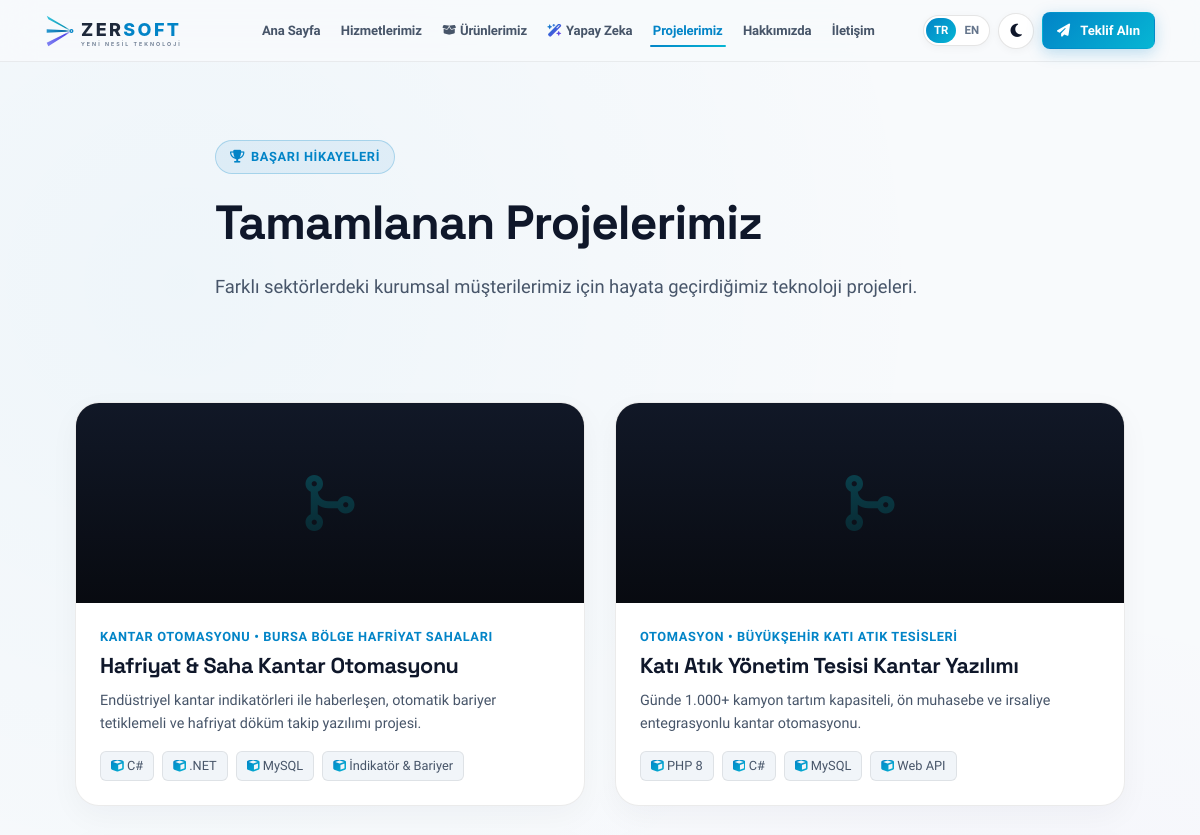
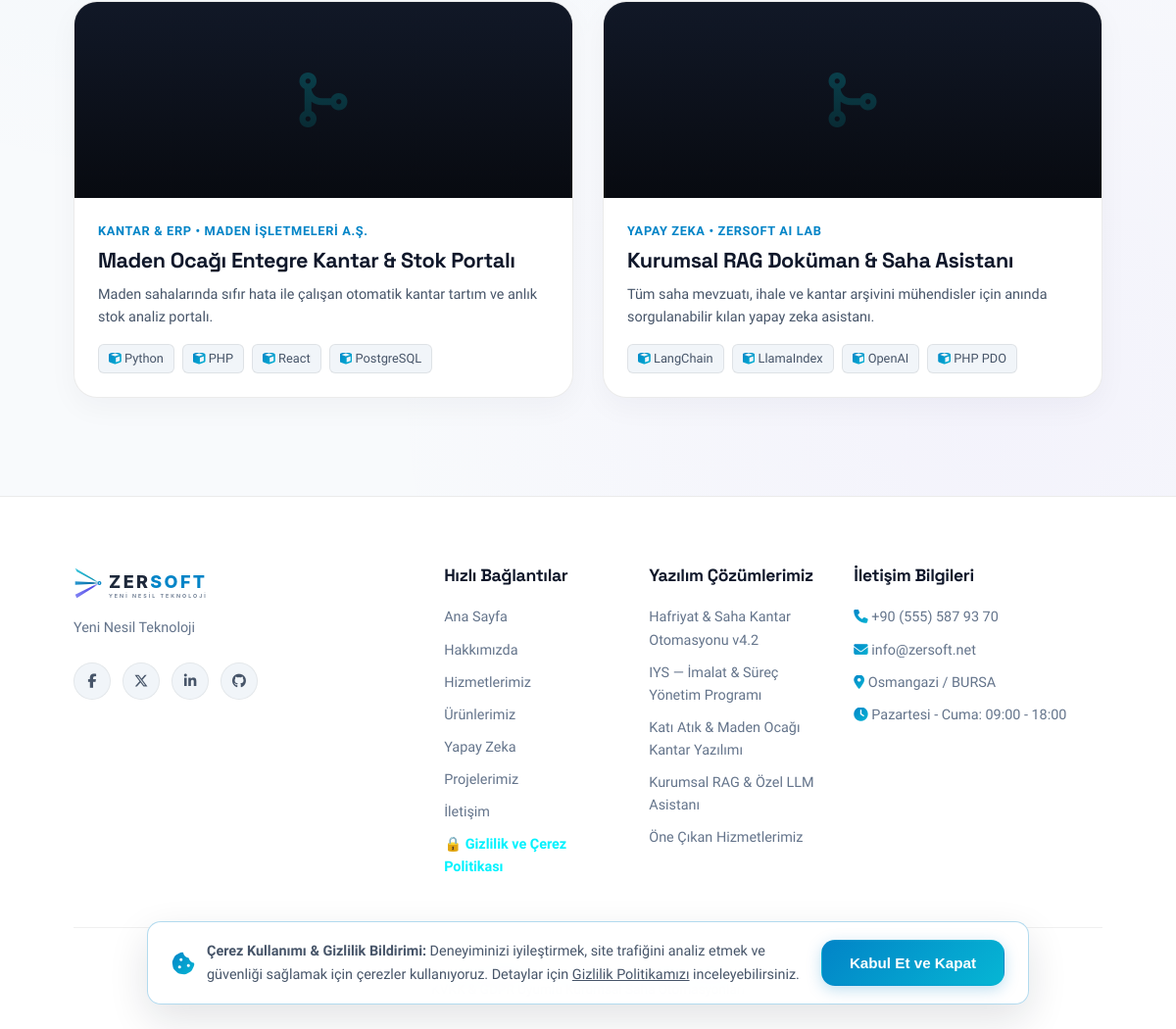
Screenshot of /portfolio.php with the database file from the repository (2 pictures, top to bottom).
### tables this page shows
CREATE TABLE IF NOT EXISTS `projects` (
  `id` INT AUTO_INCREMENT PRIMARY KEY,
  `title` VARCHAR(150) NOT NULL,
  `client` VARCHAR(100) NOT NULL,
  `category` VARCHAR(50) NOT NULL DEFAULT 'Kantar & AI',
  `tech_stack` VARCHAR(255) NOT NULL,
  `description` TEXT NOT NULL,
  `image_url` VARCHAR(255) DEFAULT '',
  `live_url` VARCHAR(255) DEFAULT '#',
  `sort_order` INT DEFAULT 0,
  `created_at` DATETIME DEFAULT CURRENT_TIMESTAMP
);

CREATE TABLE IF NOT EXISTS `site_settings` (
  `id` INT PRIMARY KEY DEFAULT 1,
  `site_name` VARCHAR(100) NOT NULL DEFAULT 'ZERSOFT Bilişim & Danışmanlık',
  `site_tagline` VARCHAR(255) DEFAULT 'Dijital Dönüşümde Çözüm Ortağınız & Yapay Zeka Çözümleri',
  `meta_description` TEXT,
  `phone` VARCHAR(30) DEFAULT '+90 (555) 587 93 70',
  `email` VARCHAR(100) DEFAULT 'info@zersoft.net',
  `address` TEXT,
  `working_hours` VARCHAR(100) DEFAULT 'Pazartesi - Cuma: 09:00 - 18:00',
  `facebook` VARCHAR(255) DEFAULT 'https://facebook.com/zersoftnet',
  `twitter` VARCHAR(255) DEFAULT 'https://twitter.com/zersoftnet',
  `linkedin` VARCHAR(255) DEFAULT 'https://linkedin.com/company/zersoft',
  `github` VARCHAR(255) DEFAULT 'https://github.com/zersoft',
  `instagram` VARCHAR(255) DEFAULT 'https://instagram.com/zersoftnet',
  `updated_at` DATETIME DEFAULT CURRENT_TIMESTAMP
);

### includes/lang.php (called while the page is built, shortened)
<?php
if (isset($_GET['lang']) && in_array($_GET['lang'], ['tr', 'en'])) {
    $currentLang = $_GET['lang'];
    $_SESSION['lang'] = $currentLang;
    setcookie('zersoft_lang', $currentLang, time() + (86400 * 30), '/');
} else {
    $currentLang = $_SESSION['lang'] ?? $_COOKIE['zersoft_lang'] ?? 'tr';
}
function __($key, $default = '') {
    global $currentLang, $translations;
    if (isset($translations[$currentLang][$key])) {
        return $translations[$currentLang][$key];
    }
    return !empty($default) ? $default : $key;
}

### includes/functions.php (called while the page is built, shortened)
<?php
require_once __DIR__ . '/../config/database.php';
function sanitize($data) {
    return htmlspecialchars(trim((string)$data), ENT_QUOTES, 'UTF-8');
}
function getSiteSettings() {
    global $db;
    $defaults = [
        'site_name'        => 'ZERSOFT Bilişim & Danışmanlık',
        'site_tagline'     => 'Dijital Dönüşümde Çözüm Ortağınız & Yapay Zeka Çözümleri',
        'meta_description' => 'Hafriyat Saha Kantar Otomasyonu, Katı Atık Kantar Otomasyonu, Maden Ocağı Kantar Programı, Yapay Zeka Destekli Özel Yazılım Geliştirme, Ön Muhasebe Uygulamaları ve Dijital Dönüşüm Hizmetleri.',
        'phone'            => '+90 (555) 587 93 70',
        'email'            => 'info@zersoft.net',
        'address'          => 'Osmangazi / BURSA',
        'working_hours'    => 'Pazartesi - Cuma: 09:00 - 18:00',
        'facebook'         => 'https://facebook.com/zersoftnet',
        'twitter'          => 'https://twitter.com/zersoftnet',
        'linkedin'         => 'https://linkedin.com/company/zersoft',
        'github'           => 'https://github.com/zersoft',
        'instagram'        => 'https://instagram.com/zersoftnet'
    ];
    try {
        $stmt = $db->query("SELECT * FROM site_settings WHERE id = 1 LIMIT 1");
        $settings = $stmt->fetch();
        if ($settings && is_array($settings)) {
            return array_merge($defaults, $settings);
        }
        return $defaults;
    } catch (Exception $e) {
        return $defaults;
    }
}
function getProjects($limit = null) {
    global $db;
    try {
        $sql = "SELECT * FROM projects ORDER BY sort_order ASC, id DESC";
        $stmt = $db->query($sql);
        return $stmt->fetchAll();
    } catch (Exception $e) {
        return [];
    }
}

### portfolio.php (the view, shortened to what this page needs)
<?php
require_once __DIR__ . '/includes/header.php';
$projects = getProjects();
?>
<section class="hero-section" style="min-height: 40vh; padding: 140px 0 60px 0;">
  <div class="container text-center" style="max-width: 800px; margin: 0 auto;">
    <span class="badge"><i class="fa-solid fa-trophy"></i> <?php echo __('portfolio_hero_badge'); ?></span>
    <h1 style="font-size: 3rem; margin: 20px 0;"><?php echo __('portfolio_hero_title'); ?></h1>
    <p style="color: var(--text-muted); font-size: 1.15rem;"><?php echo __('portfolio_hero_desc'); ?></p>
  </div>
</section>
<section style="padding: 40px 0 100px 0;">
  <div class="container">
    <div class="features-grid" style="grid-template-columns: repeat(auto-fit, minmax(350px, 1fr)); gap: 30px;">
      <?php foreach ($projects as $project): ?>
        <div class="project-card">
          <div class="project-img" style="background-color: #111827; display: flex; align-items: center; justify-content: center; height: 200px;">
            <i class="fa-solid fa-code-merge" style="font-size: 3.5rem; color: rgba(0, 242, 254, 0.3);"></i>
            <div class="project-overlay"></div>
          </div>
          <div class="project-info">
            <div class="project-cat"><?php echo sanitize($project['category']); ?> &bull; <?php echo sanitize($project['client']); ?></div>
            <h2 class="project-title" style="font-size: 1.35rem;"><?php echo sanitize($project['title']); ?></h2>
            <p class="project-desc"><?php echo sanitize($project['description']); ?></p>
            <div class="feature-tags">
              <?php foreach (explode(',', $project['tech_stack']) as $tech): ?>
                <span class="tag"><i class="fa-solid fa-cube text-gradient"></i> <?php echo sanitize(trim($tech)); ?></span>
              <?php endforeach; ?>
            </div>
          </div>
        </div>
      <?php endforeach; ?>
    </div>
  </div>
</section>
<?php require_once __DIR__ . '/includes/footer.php'; ?>

### includes/footer.php (shortened to what this page needs)
<?php
$settings = getSiteSettings();
?>
  <footer class="footer">
    <div class="container">
      <div class="footer-grid">
        <div class="footer-brand">
          <a href="index.php" class="brand-logo" aria-label="Zersoft Ana Sayfa">
            <img src="assets/images/logo-light.svg" alt="Zersoft Teknoloji" width="150" height="36" style="height:36px; width:auto;" class="logo-img logo-light animated-logo">
          </a>
          <p><?php echo __('site_tagline'); ?></p>
          <div class="social-links">
            <?php if (!empty($settings['facebook'])): ?>
              <a href="<?php echo sanitize($settings['facebook']); ?>" target="_blank" class="social-icon" aria-label="Facebook"><i class="fa-brands fa-facebook-f"></i></a>
            <?php endif; ?>
            <?php if (!empty($settings['twitter'])): ?>
              <a href="<?php echo sanitize($settings['twitter']); ?>" target="_blank" class="social-icon" aria-label="Twitter"><i class="fa-brands fa-x-twitter"></i></a>
            <?php endif; ?>
            <?php if (!empty($settings['linkedin'])): ?>
              <a href="<?php echo sanitize($settings['linkedin']); ?>" target="_blank" class="social-icon" aria-label="LinkedIn"><i class="fa-brands fa-linkedin-in"></i></a>
            <?php endif; ?>
            <?php if (!empty($settings['github'])): ?>
              <a href="<?php echo sanitize($settings['github']); ?>" target="_blank" class="social-icon" aria-label="GitHub"><i class="fa-brands fa-github"></i></a>
            <?php endif; ?>
          </div>
        </div>
        <div>
          <h4 class="footer-heading"><?php echo __('footer_quick_links'); ?></h4>
          <ul class="footer-links">
            <li><a href="index.php"><?php echo __('nav_home'); ?></a></li>
            <li><a href="about.php"><?php echo __('nav_about'); ?></a></li>
            <li><a href="services.php"><?php echo __('nav_services'); ?></a></li>
            <li><a href="products.php"><?php echo __('nav_products'); ?></a></li>
            <li><a href="ai-solutions.php"><?php echo __('nav_ai'); ?></a></li>
            <li><a href="portfolio.php"><?php echo __('nav_portfolio'); ?></a></li>
            <li><a href="contact.php"><?php echo __('nav_contact'); ?></a></li>
            <li><a href="privacy-policy.php" style="color: #00f2fe; font-weight: 700;">🔒 <?php echo __('cookie_policy'); ?></a></li>
          </ul>
        </div>
        <div>
          <h4 class="footer-heading"><?php echo __('footer_solutions'); ?></h4>
          <ul class="footer-links">
            <li><a href="products.php"><?php echo __('prod_kantar_title'); ?></a></li>
            <li><a href="iys.php"><?php echo __('prod_iys_title'); ?></a></li>
            <li><a href="products.php"><?php echo __('prod_kati_title'); ?></a></li>
            <li><a href="ai-solutions.php"><?php echo __('slide3_title'); ?></a></li>
            <li><a href="services.php"><?php echo __('section_services_title'); ?></a></li>
          </ul>
        </div>
        <div>
          <h4 class="footer-heading"><?php echo __('footer_contact'); ?></h4>
          <ul class="footer-links">
            <li><i class="fa-solid fa-phone text-gradient"></i> <?php echo sanitize($settings['phone']); ?></li>
            <li><i class="fa-solid fa-envelope text-gradient"></i> <?php echo sanitize($settings['email']); ?></li>
            <li><i class="fa-solid fa-location-dot text-gradient"></i> <?php echo sanitize($settings['address']); ?></li>
            <li><i class="fa-solid fa-clock text-gradient"></i> <?php echo sanitize($settings['working_hours']); ?></li>
          </ul>
        </div>
      </div>
      <div class="footer-bottom">
        <p>&copy; <?php echo date('Y'); ?> ZERSOFT Technology. <?php echo __('footer_rights'); ?></p>
        <p style="font-size:0.85rem; color:var(--text-dim);"><?php echo __('footer_compliance'); ?></p>
      </div>
    </div>
  </footer>
</body>
</html>

### rows the page displays
projects: category "KANTAR OTOMASYONU", client "BURSA BÖLGE HAFRIYAT SAHALARI", title "Hafriyat & Saha Kantar Otomasyonu", description "Endüstriyel kantar indikatörleri ile haberleşen, otomatik bariyer tetiklemeli ve hafriyat döküm takip yazılımı projesi.", tech_stack "C#", tech_stack ".NET", tech_stack "MySQL", tech_stack "İndikatör & Bariyer"
projects: category "OTOMASYON", client "BÜYÜKŞEHIR KATI ATIK TESISLERI", title "Katı Atık Yönetim Tesisi Kantar Yazılımı", description "Günde 1.000+ kamyon tartım kapasiteli, ön muhasebe ve irsaliye entegrasyonlu kantar otomasyonu.", tech_stack "PHP 8", tech_stack "C#", tech_stack "MySQL", tech_stack "Web API"
projects: category "KANTAR & ERP", client "MADEN İŞLETMELERI A.Ş.", title "Maden Ocağı Entegre Kantar & Stok Portalı", description "Maden sahalarında sıfır hata ile çalışan otomatik kantar tartım ve anlık stok analiz portalı.", tech_stack "Python", tech_stack "PHP", tech_stack "React", tech_stack "PostgreSQL"
projects: category "YAPAY ZEKA", client "ZERSOFT AI LAB", title "Kurumsal RAG Doküman & Saha Asistanı", description "Tüm saha mevzuatı, ihale ve kantar arşivini mühendisler için anında sorgulanabilir kılan yapay zeka asistanı.", tech_stack "LangChain", tech_stack "LlamaIndex", tech_stack "OpenAI", tech_stack "PHP PDO"
site_settings: phone "+90 (555) 587 93 70", email "info@zersoft.net", address "Osmangazi / BURSA", working_hours "Pazartesi - Cuma: 09:00 - 18:00"

### other values shown
__('nav_home') "Ana Sayfa"
__('nav_services') "Hizmetlerimiz"
__('nav_products') "Ürünlerimiz"
__('nav_ai') "Yapay Zeka"
__('nav_portfolio') "Projelerimiz"
__('nav_about') "Hakkımızda"
__('nav_contact') "İletişim"
__('nav_get_quote') "Teklif Alın"
__('portfolio_hero_badge') "BAŞARI HİKAYELERİ"
__('portfolio_hero_title') "Tamamlanan Projelerimiz"
__('portfolio_hero_desc') "Farklı sektörlerdeki kurumsal müşterilerimiz için hayata geçirdiğimiz teknoloji projeleri."
__('site_tagline') "Yeni Nesil Teknoloji"
__('footer_quick_links') "Hızlı Bağlantılar"
__('cookie_policy') "Gizlilik ve Çerez Politikası"
__('footer_solutions') "Yazılım Çözümlerimiz"
